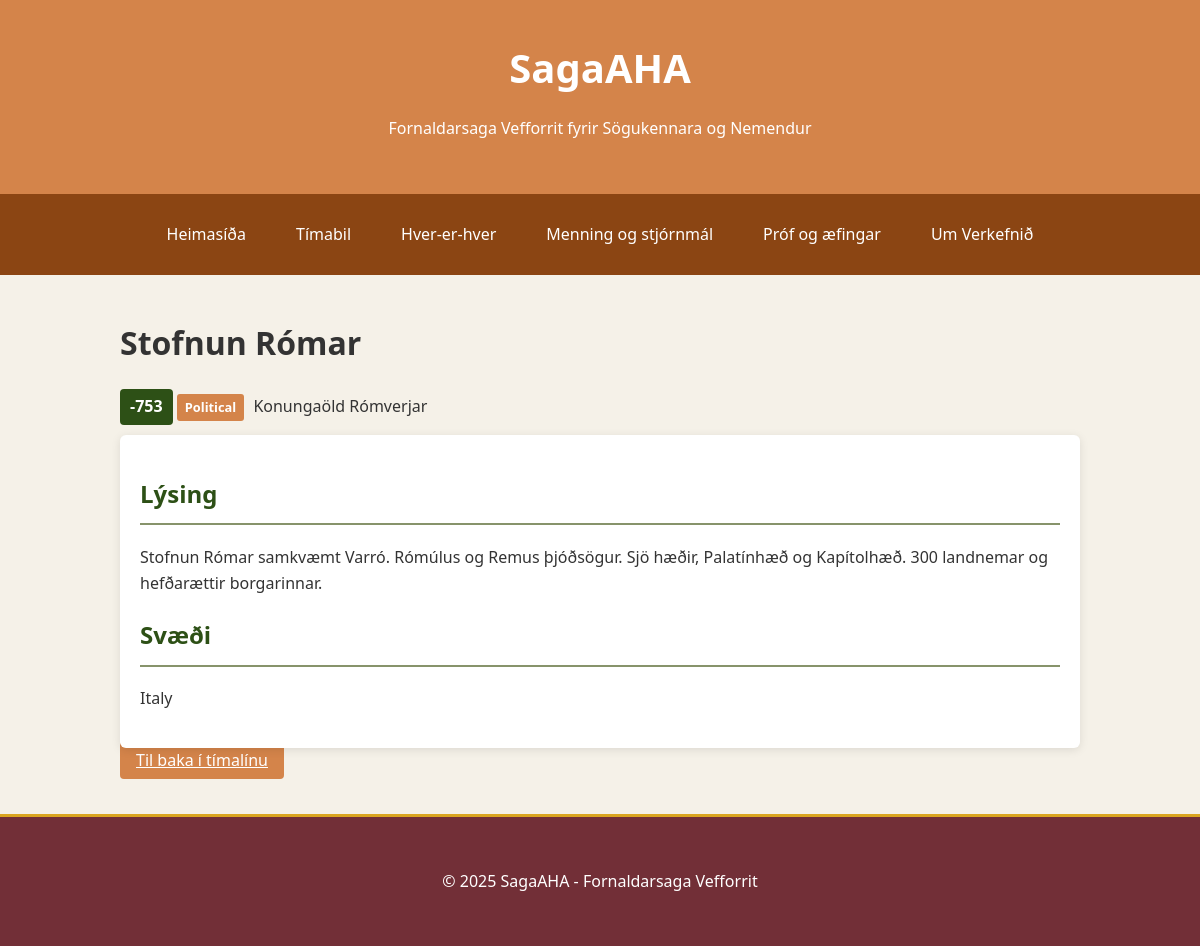
Page /timeline/event/28/ on the committed database.
### timeline/models.py (models this page shows, shortened)
class TimelineEvent(models.Model):
    EVENT_CATEGORIES = [
        ('political', 'Political'),
        ('military', 'Military'),
        ('cultural', 'Cultural'),
        ('religious', 'Religious'),
        ('scientific', 'Scientific'),
        ('economic', 'Economic'),
        ('other', 'Other'),
    ]
    title = models.CharField(max_length=200)
    title_is = models.CharField(max_length=200)  # Icelandic title
    description = models.TextField()
    description_is = models.TextField()  # Icelandic description
    date_start = models.IntegerField()  # Can be negative for BCE
    date_end = models.IntegerField(null=True, blank=True)  # For events that span multiple years
    period = models.ForeignKey(HistoricalPeriod, on_delete=models.SET_NULL, null=True, related_name='events')
    civilization = models.ForeignKey(Civilization, on_delete=models.SET_NULL, null=True, blank=True, related_name='events')
    region = models.CharField(max_length=100)
    category = models.CharField(max_length=20, choices=EVENT_CATEGORIES)
    importance = models.IntegerField(default=1)  # 1-5 scale for filtering importance levels
    latitude = models.FloatField(null=True, blank=True)  # For map placement
    longitude = models.FloatField(null=True, blank=True)  # For map placement
    image = models.ImageField(upload_to='events/', blank=True, null=True)
    created_at = models.DateTimeField(auto_now_add=True)
    updated_at = models.DateTimeField(auto_now=True)
    class Meta:
        ordering = ['date_start', 'importance']

### core/models.py (models this page shows, shortened)
class HistoricalPeriod(models.Model):
    name = models.CharField(max_length=100)
    name_is = models.CharField(max_length=100)  # Icelandic name
    start_year = models.IntegerField()  # Can be negative for BCE
    end_year = models.IntegerField()
    description = models.TextField()
    description_is = models.TextField()  # Icelandic description
    parent = models.ForeignKey('self', on_delete=models.SET_NULL, null=True, blank=True, related_name='subperiods')

class Civilization(models.Model):
    name = models.CharField(max_length=100)
    name_is = models.CharField(max_length=100)  # Icelandic name
    start_year = models.IntegerField()  # Can be negative for BCE
    end_year = models.IntegerField()
    region = models.CharField(max_length=100)
    description = models.TextField()
    description_is = models.TextField()  # Icelandic description
    period = models.ForeignKey(HistoricalPeriod, on_delete=models.SET_NULL, null=True, related_name='civilizations')

### timeline/views.py (the view)
# urls.py: path('event/<int:event_id>/', views.event_detail, name='event_detail'),
def event_detail(request, event_id):
    event = get_object_or_404(TimelineEvent, id=event_id)
    related_events = []
    relations = TimelineRelation.objects.filter(from_event=event)
    for relation in relations:
        related_events.append({
            'event': relation.to_event,
            'relation_type': relation.relation_type,
            'description': relation.description_is,
        })
    context = {
        'event': event,
        'related_events': related_events,
    }
    return render(request, 'timeline/event_detail.html', context)

### templates/timeline/event_detail.html (shortened to what this page needs)
{% extends 'base.html' %}
{% load static %}
{% block extra_css %}
<link rel="stylesheet" href="{% static 'css/timeline.css' %}">
{% endblock %}
{% block content %}
<div class="event-detail-container">
    <div class="event-header">
        <h1>{{ event.title_is }}</h1>
        <div class="event-meta">
            <span class="event-date">{{ event.date_start }}{% if event.date_end %} - {{ event.date_end }}{% endif %}</span>
            <span class="event-category category-{{ event.category }}">{{ event.get_category_display }}</span>
            {% if event.period %}
                <span class="event-period">{{ event.period.name_is }}</span>
            {% endif %}
            {% if event.civilization %}
                <span class="event-civilization">{{ event.civilization.name_is }}</span>
            {% endif %}
        </div>
    </div>
    <div class="event-content">
        <div class="event-description">
            <h2>Lýsing</h2>
            <div class="description-text">
                {{ event.description_is|linebreaks }}
            </div>
        </div>
        {% if event.region %}
            <div class="event-region">
                <h2>Svæði</h2>
                <p>{{ event.region }}</p>
            </div>
        {% endif %}
    </div>
    <div class="event-navigation">
        <a href="{% url 'timeline:timeline' %}" class="btn-primary">Til baka í tímalínu</a>
    </div>
</div>
{% endblock %}

### static/css/style.css (style rules this page uses)
:root { --primary-1: #d4844a; --primary-2: #f5f1e8; --accent-1: #daa520; --accent-2: #2d5016; --supporting-1: #8b4513; --supporting-2: #87936b; --special-1: #722f37; --special-2: #cc5500; --text-dark: #333333; --text-light: #ffffff; --background-light: var(--primary-2); }
body { font-family: 'Segoe UI', Tahoma, Geneva, Verdana, sans-serif; line-height: 1.6; margin: 0; padding: 0; color: var(--text-dark); background-color: var(--background-light); }
h2 { color: var(--accent-2); border-bottom: 2px solid var(--supporting-2); padding-bottom: 10px; }

### static/css/buttons.css (style rules this page uses)
.btn-primary { background-color: var(--primary-1); color: var(--text-light); border: none; padding: 8px 16px; border-radius: 4px; cursor: pointer; font-weight: 500; transition: background-color 0.3s, transform 0.2s; }

### static/css/timeline.css (style rules this page uses)
.event-content { position: relative; padding: 20px; background-color: var(--text-light); border-radius: 6px; box-shadow: 0 2px 10px rgba(0,0,0,0.1); transition: transform 0.3s, box-shadow 0.3s; }
.event-date { display: inline-block; padding: 5px 10px; background-color: var(--accent-2); color: var(--text-light); border-radius: 4px; font-weight: bold; margin-bottom: 10px; }
.event-description { color: var(--text-dark); margin-bottom: 10px; }
.event-category { display: inline-block; padding: 3px 8px; border-radius: 3px; font-size: 0.8rem; font-weight: bold; margin-right: 5px; }
.category-political { background-color: var(--primary-1); color: var(--text-light); }

### rows in the picture
TimelineEvent: title_is "Stofnun Rómar", date_start "-753", category "Political", period.name_is "Konungaöld", civilization.name_is "Rómverjar", description_is "Stofnun Rómar samkvæmt Varró. Rómúlus og Remus þjóðsögur. Sjö hæðir, Palatínhæð og Kapítolhæð. 300 landnemar og hefðarættir borgarinnar.", region "Italy"
